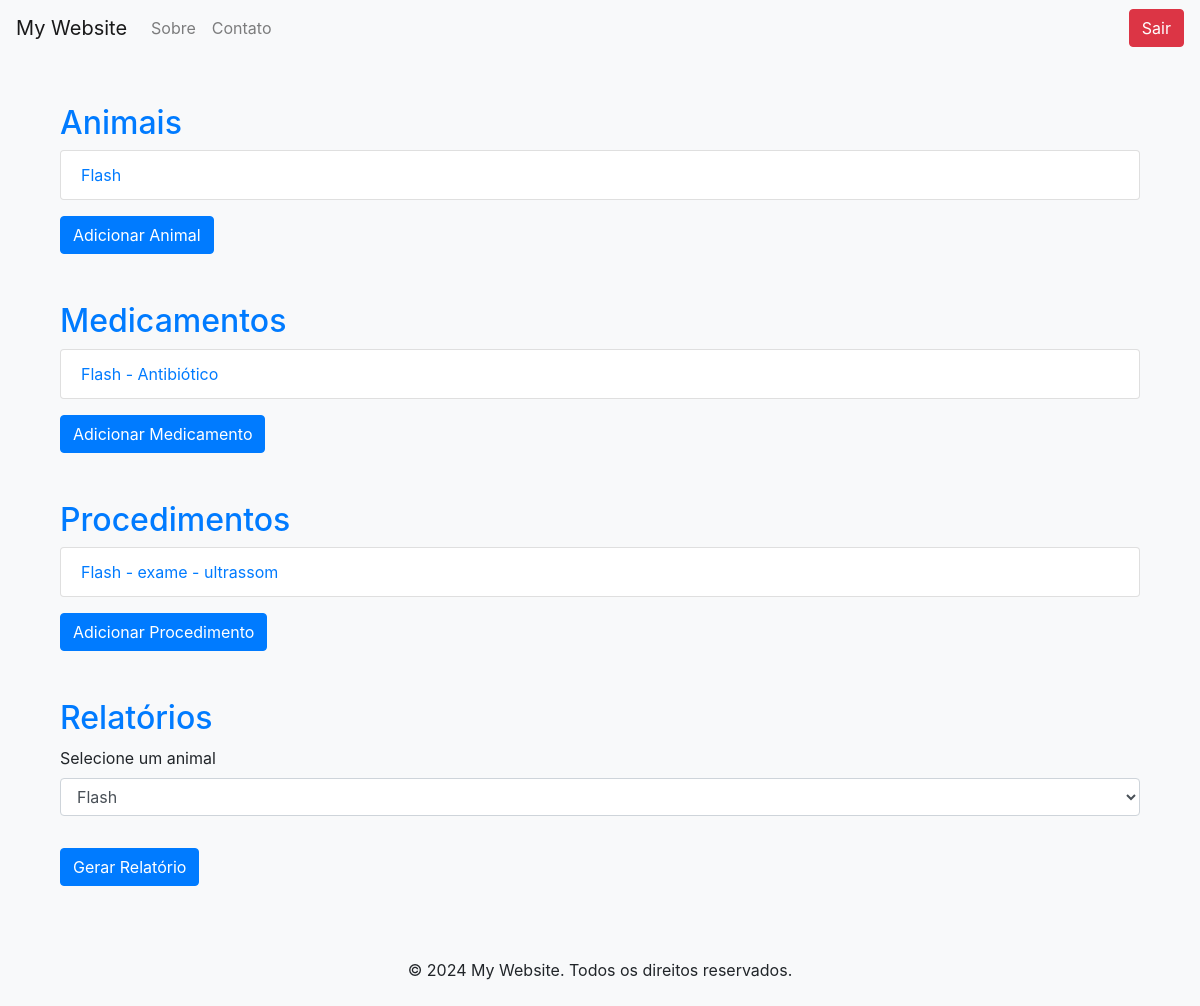
Before: /read/ (signed in) with the older database file.
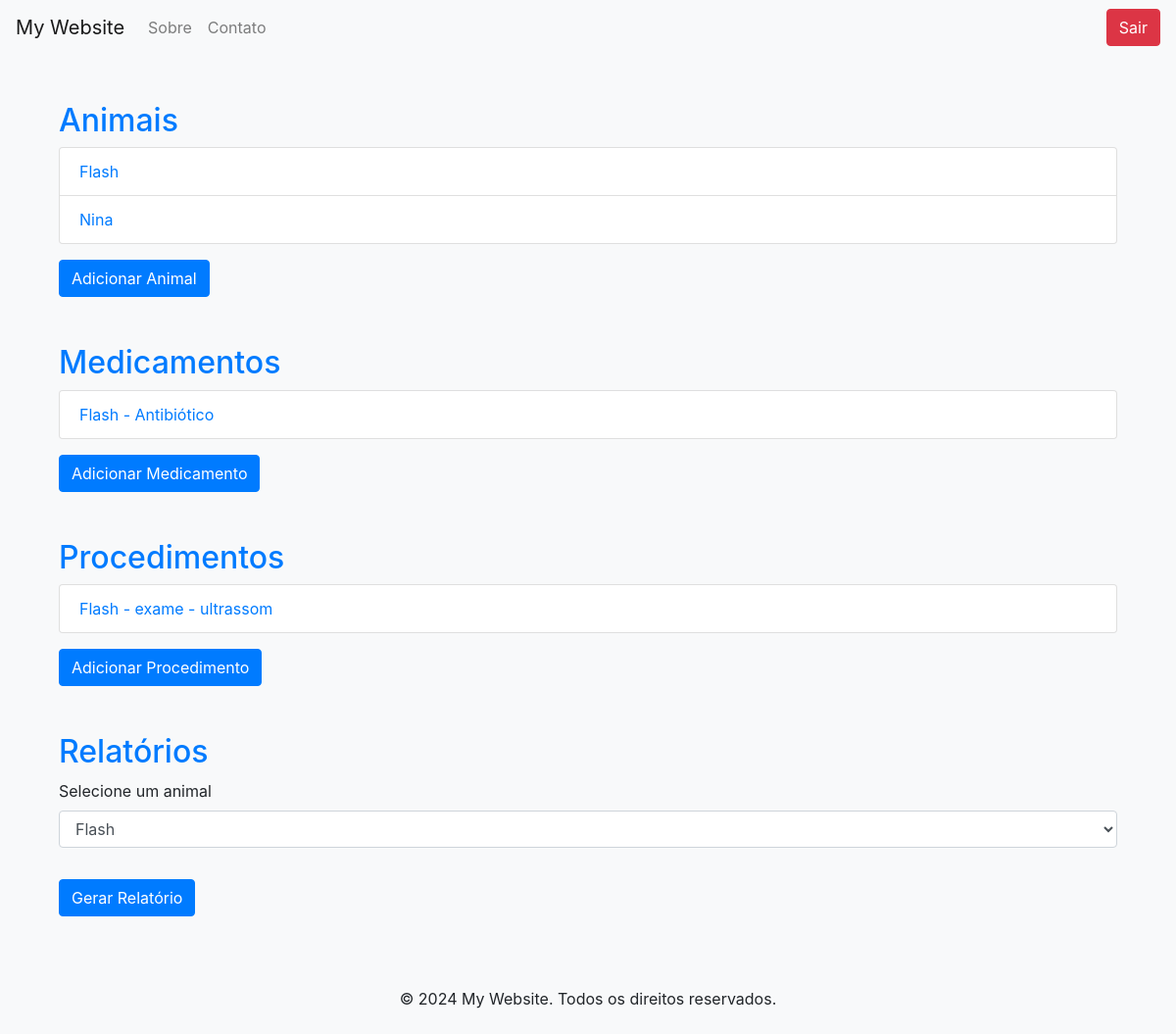
After: the same page with the newer database file.
### accounts/models.py (models this page shows, shortened)
class DadosAnimal(models.Model):
    sexo = [
    ('m', 'M'),
    ('f', 'F'),
    ]
    chip = [
        ('s', 'SIM'),
        ('n', 'NÃO'),
    ]
    nome = models.CharField(max_length=100)
    tipo_animal = models.CharField(max_length=100)
    raca = models.CharField(max_length=100)
    sexo = models.CharField(max_length=100, choices=sexo, default='1')
    nascimento = models.DateTimeField()
    peso = models.DecimalField(max_digits=5, decimal_places=2)
    cor = models.CharField(max_length=100)
    microchip = models.CharField(max_length=100, choices=chip, default='1')
    data_entrada = models.DateTimeField()
    tutor = models.CharField(max_length=100)
    telefone = models.CharField( max_length=15, validators=[RegexValidator(regex=r'^\+?1?\d{9,15}$')])
    endereco = models.CharField(max_length=100)
    def __str__(self):
        return self.nome

class Medicamento(models.Model):
  medicamento = models.CharField(max_length=100)
  frequecia = models.CharField(max_length=100, verbose_name='Frequência')
  dosagem = models.CharField(max_length=100)
  duracao = models.CharField(max_length=100, verbose_name='Duração')
  observacoes = models.CharField(max_length=100, verbose_name='Observações')
  animal = models.ForeignKey(DadosAnimal, on_delete=models.CASCADE, related_name='medicamentos', default='1', null=True, blank=True)

class Procedimento(models.Model):
  procedimento = [
      ('vacinacao', 'Vacinação'),
      ('castracao', 'Castração'),
      ('lab', 'Exames laboratoriais'),
      ('imagem', 'Exames de imagem'),
      ('tumor', 'Remoção de tumores'),
      ('limpeza', 'Limpeza dental'),
      ('cirurgia', 'Cirurgia'),
    ]
  tipo_procedimento = models.CharField(max_length=100, choices=procedimento, default='1')
  data = models.DateTimeField()
  veterinario_responsavel = models.CharField(max_length=100, verbose_name='Veterinário responsável')
  observacao = models.CharField(max_length=100, verbose_name='Observação')
  animal = models.ForeignKey(DadosAnimal, on_delete=models.CASCADE, related_name='procedimentos', default='1')

### accounts/views.py (the view)
# urls.py: path('read/', views.read, name='read'),
@login_required
def read(request):
    dic = {}
    dic['dados_animal'] = DadosAnimal.objects.all()
    dic['dados_medicamento'] = Medicamento.objects.all()
    dic['dados_procedimento'] = Procedimento.objects.all()
    dic['animais'] = DadosAnimal.objects.all()
    return render(request, 'registration/read.html', dic)

### accounts/templates/registration/read.html (shortened to what this page needs)
<!DOCTYPE html>
<html lang="en">
<head>
    {% extends 'base.html' %}
{% block content %}
<body class="bg-light">
    <div class="container mt-5">
        <h2 class="text-primary">Animais</h2>
        <ul class="list-group mb-3">
            {% for animal in dados_animal %}
                <li class="list-group-item d-flex justify-content-between align-items-center">
                    <a href="{% url 'update' animal.id %}">{{ animal.nome }}</a>
                </li>
            {% endfor %}
        </ul>
        <a href="{% url 'cadastro' %}" class="btn btn-primary mb-5">Adicionar Animal</a>
        <h2 class="text-primary">Medicamentos</h2>
        <ul class="list-group mb-3">
            {% for medicamento in dados_medicamento %}
                <li class="list-group-item d-flex justify-content-between align-items-center">
                    <a href="{% url 'update_medicamento' medicamento.id %}">{{ medicamento.animal }} - {{ medicamento.medicamento }}</a>
                </li>
            {% endfor %}
        </ul>
        <a href="{% url 'cadastro_medicamento' %}" class="btn btn-primary mb-5">Adicionar Medicamento</a>
        <h2 class="text-primary">Procedimentos</h2>
        <ul class="list-group mb-3">
            {% for procedimento in dados_procedimento %}
                <li class="list-group-item d-flex justify-content-between align-items-center">
                    <a href="{% url 'update_procedimento' procedimento.id %}">{{ procedimento.animal }} - {{ procedimento.tipo_procedimento }}</a>
                </li>
            {% endfor %}
        </ul>
        <a href="{% url 'cadastro_procedimento' %}" class="btn btn-primary mb-5">Adicionar Procedimento</a>
        <h2 class="text-primary">Relatórios</h2>
        <form method="GET" action="{% url 'relatorio' %}">
            <div class="form-group">
                <label for="animalSelect">Selecione um animal</label>
                <select class="form-control" id="animalSelect" name="animal_id">
                    {% for animal in dados_animal %}
                        <option value="{{ animal.id }}">{{ animal.nome }}</option>
                    {% endfor %}
                </select>
            </div>
            <button type="submit" class="btn btn-primary mt-3">Gerar Relatório</button>
        </form>
    </div>
{% endblock %}

### accounts/templates/base.html (shortened to what this page needs)
<!DOCTYPE html>
<html lang="en">
<head>
    <link href="https://stackpath.bootstrapcdn.com/bootstrap/4.5.2/css/bootstrap.min.css" rel="stylesheet">
</head>
<body class="bg-light">
    <nav class="navbar navbar-expand-lg navbar-light bg-light">
        <a class="navbar-brand" href="#">My Website</a>
        <div class="collapse navbar-collapse" id="navbarNav">
            <ul class="navbar-nav">
                <li class="nav-item">
                    <a class="nav-link" href="#">Sobre</a>
                </li>
                <li class="nav-item">
                    <a class="nav-link" href="#">Contato</a>
                </li>
            </ul>
        </div>
            {% if user.is_authenticated %}
            <form method="post" action="{% url 'logout' %}" >
                <button type="submit" class="btn btn-danger">Sair</button>
            </form>
            {% else %}
            <button type="submit" class="btn btn-primary mx-2" onclick="location.href='{% url 'login' %}'">Entrar</button>
            {% endif %}
    </nav>
    <div class="container mt-5">
        {% block content %}
        {% endblock %}
    </div>
    <footer class="bg-light text-center py-4 mt-5">
        <p class="mb-0">© 2024 My Website. Todos os direitos reservados.</p>
    </footer>
</body>
</html>

Changed rows visible on the page:
added DadosAnimal: nome "Nina"
